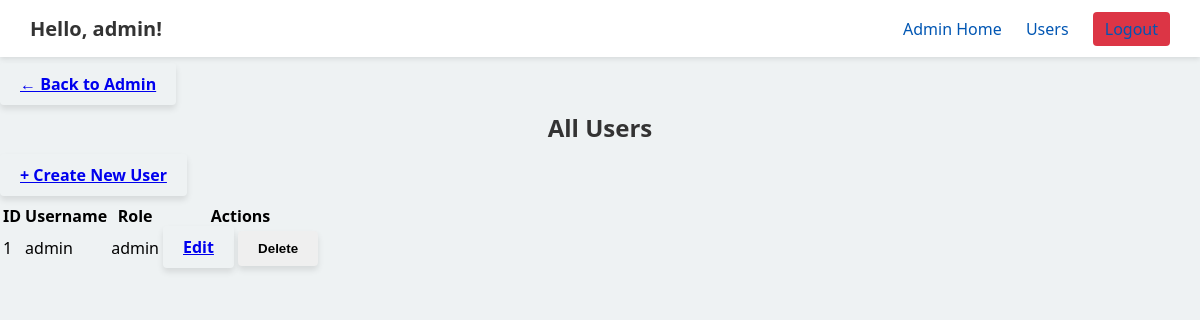
Before: /admin/users (signed in) with the older database file.
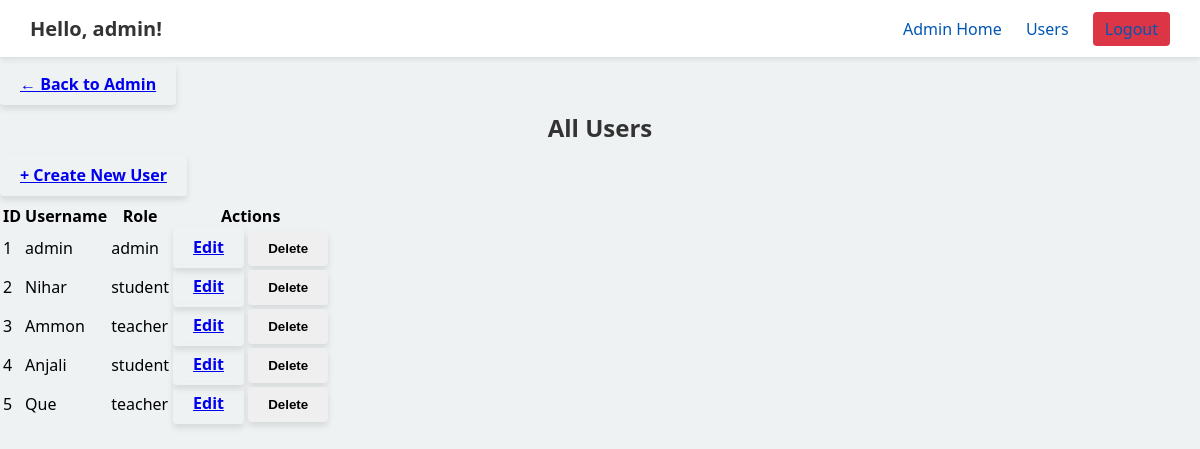
After: the same page with the newer database file.
### models.py (models this page shows, shortened)
class User(db.Model, UserMixin):
    __tablename__ = "users"
    id            = db.Column(db.Integer,   primary_key=True)
    username      = db.Column(db.String(50), unique=True, nullable=False)
    password_hash = db.Column(db.String(128), nullable=False)
    role          = db.Column(db.String(10), nullable=False)
    enrollments    = db.relationship(
        "Enrollment",
        back_populates="student",
        cascade="all, delete-orphan"
    )
    taught_courses = db.relationship(
        "Course",
        back_populates="teacher",
        cascade="all, delete-orphan"
    )

### app.py (the view)
@app.route("/admin/users")
@login_required
@admin_required
def admin_users():
    users = User.query.order_by(User.id).all()
    return render_template("admin_users.html", users=users)

### app.py (called while the page is built)
@login_manager.user_loader
def load_user(uid):
    return db.session.get(User, int(uid))

def admin_required(f):
    @wraps(f)
    def wrapped(*args, **kwargs):
        if not current_user.is_authenticated or current_user.role != "admin":
            abort(404)
        return f(*args, **kwargs)
    return wrapped

### templates/admin_users.html
{% extends "base.html" %}
{% block content %}
  <p>
    <a href="{{ url_for('admin.index') }}" class="btn">← Back to Admin</a>
  </p>
  <h2>All Users</h2>
  <p>
    <a href="{{ url_for('admin_create_user') }}" class="btn">+ Create New User</a>
  </p>
  <table class="table">
    <thead>
      <tr>
        <th>ID</th>
        <th>Username</th>
        <th>Role</th>
        <th>Actions</th>
      </tr>
    </thead>
    <tbody>
      {% for u in users %}
      <tr>
        <td>{{ u.id }}</td>
        <td>{{ u.username }}</td>
        <td>{{ u.role }}</td>
        <td>
          <a href="{{ url_for('admin_edit_user', user_id=u.id) }}" class="btn btn-sm">Edit</a>
          <form action="{{ url_for('admin_delete_user', user_id=u.id) }}"
                method="post" style="display:inline">
            <button type="submit" class="btn btn-sm btn-danger"
                    onclick="return confirm('Delete {{ u.username }}?');">
              Delete
            </button>
          </form>
        </td>
      </tr>
      {% endfor %}
    </tbody>
  </table>
{% endblock %}

### templates/base.html (shortened to what this page needs)
<!DOCTYPE html>
<html lang="en">
  <head>
    <link
      rel="stylesheet"
      href="{{ url_for('static', filename='css/styles.css') }}"
    />
  </head>
  <body>
    {% if current_user.is_authenticated %}
    <header class="site-header">
      <h1 class="greeting">Hello, {{ current_user.username }}!</h1>
      <nav class="main-nav">
        {% if current_user.role == 'admin' %}
          <a href="{{ url_for('admin.index') }}">Admin Home</a>
          <a href="{{ url_for('admin_users') }}">Users</a>
        {% elif current_user.role == 'teacher' %}
          <a href="{{ url_for('teacher_dashboard') }}">My Dashboard</a>
        {% else %}
          <a href="{{ url_for('student_dashboard') }}">My Dashboard</a>
        {% endif %}
        <a href="{{ url_for('logout') }}" class="logout-btn">Logout</a>
      </nav>
    </header>
    {% endif %}
    <main class="content">
      {% block content %}{% endblock %}
    </main>
  </body>
</html>

### static/css/styles.css (style rules this page uses)
* { box-sizing: border-box; }
body { font-family: 'Segoe UI', Tahoma, Geneva, Verdana, sans-serif; background-color: #eef2f3; margin: 0; padding: 0; }
.site-header { background-color: #ffffff; padding: 15px 30px; box-shadow: 0 2px 5px rgba(0,0,0,0.1); display: flex; align-items: center; justify-content: space-between; }
.greeting { margin: 0; font-size: 20px; color: #333; }
.main-nav a { margin-left: 20px; text-decoration: none; color: #0056b3; font-weight: 500; transition: color 0.2s ease; }
.logout-btn { padding: 6px 12px; background: #dc3545; color: #fff; border-radius: 4px; text-decoration: none; font-weight: bold; transition: background 0.2s ease; }
h1, h2 { text-align: center; color: #333; margin-top: 0; }
.btn { padding: 10px 20px; border: none; border-radius: 4px; cursor: pointer; font-weight: bold; transition: background-color 0.3s ease, transform 0.2s ease, box-shadow 0.2s ease; box-shadow: 0 4px 6px rgba(0,0,0,0.1); }

Changed rows visible on the page:
added User: id "2", username "Nihar", role "student"
added User: id "3", username "Ammon", role "teacher"
added User: id "4", username "Anjali", role "student"
added User: id "5", username "Que", role "teacher"
